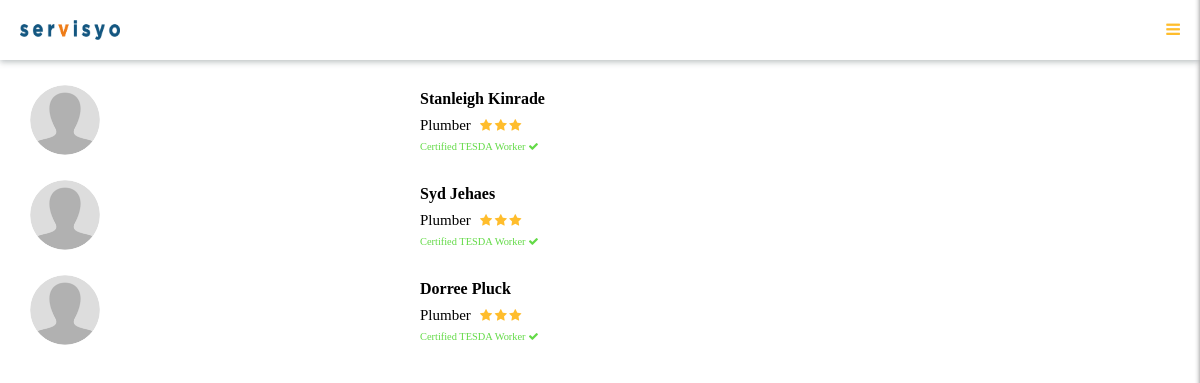
The app's page /search-results (signed in) with its own data.
### app/models.py (models this page shows, shortened)
class User(db.Model, UserMixin):
    __tablename__ = 'users'
    first_name = db.Column(db.String)
    last_name = db.Column(db.String)
    phone = db.Column(db.String)
    email = db.Column(db.String, primary_key=True)
    gender = db.Column(db.String)
    profession = db.Column(db.String)
    confirmation = db.Column(db.Boolean)
    geolat = db.Column(db.String)
    geolng = db.Column(db.String)
    _password = db.Column(db.String)
    @hybrid_property
    def password(self):
        return self._password

### app/views/main.py (the view)
@app.route('/search-results')
def searh_results():
    results = [
        {
            "first_name": "Stanleigh",
            "last_name": "Kinrade",
            "gender": "M",
            "profession": "Plumber",
            "needs": "Plumber",
            "lat": 14.553783,
            "lng": 120.992063,
            "email": "welder@gmail.com"
        },
        {
            "first_name": "Syd",
            "last_name": "Jehaes",
            "gender": "M",
            "profession": "Plumber",
            "needs": "Plumber",
            "lat": 14.551825,
            "lng": 120.991383,
            "email": "syd@gmail.com"
        },
        {
            "first_name": "Dorree",
            "last_name": "Pluck",
            "gender": "F",
            "profession": "Plumber",
            "needs": "Housekeeper",
            "lat": 14.552051,
            "lng": 120.992116,
            "email": "dorree@gmail.com"
        }
    ]
    return render_template('pages/search-results.html', title='Search Results', results=results)

### app/__init__.py (called while the page is built)
@login_manager.user_loader
def load_user(email):
    return User.query.filter(User.email == email).first()

### app/templates/pages/search-results.html
{% extends "./layout/base.html" %}
{% block content %}
<link rel="stylesheet" href="{{ url_for('static', filename='css/search-result.css') }}"/>
<section class="search-results-section">
	<div class="container">
		{% for user in results %}
			<a href="/user/profile/{{user.email}}">
				<div class="row" style="margin-bottom: 10px;">
					<div class="col-xs-4" style="padding-top: 5px;">
						<img class="img-responsive img-circle" src={{ url_for('static', filename='img/dp.png') }}>
					</div>
					<div class="col-xs-8">
						<h3><strong>{{ user.first_name }} {{ user.last_name }}</strong></h3>
						<span style="font-size: 15px; margin: 0; font-family: Montserrat; color: #000;">{{ user.profession }}</span>&nbsp;&nbsp; <span style="color: #FFBD2C; font-size: 13px;">
							<i class="fa fa-star" aria-hidden="true"></i>
							<i class="fa fa-star" aria-hidden="true"></i>
							<i class="fa fa-star" aria-hidden="true"></i>
						</span>
						<h3 style="margin: 0;"><small style="color: #63da47;"">Certified TESDA Worker <i class="fa fa-check"></i></small></h3>
					</div>
				</div>
			</a>
		{% endfor %}
	</div>
</section>
{% endblock %}

### app/static/css/component.css (style rules this page uses)
.cbp-spmenu-push { overflow-x: hidden; position: relative; left: 0; }
.cbp-spmenu, .cbp-spmenu-push { -webkit-transition: all 0.3s ease; -moz-transition: all 0.3s ease; transition: all 0.3s ease; }

### app/static/css/default.css (style rules this page uses)
body, html { font-size: 100%; padding: 0; margin: 0; }
*, *:after, *:before { -webkit-box-sizing: border-box; -moz-box-sizing: border-box; box-sizing: border-box; }
body { font-family: 'Lato', Calibri, Arial, sans-serif; color: #47a3da; }
a { color: #f0f0f0; text-decoration: none; }

### app/static/css/search-result.css (style rules this page uses)
img { margin-top: 10px; width: 70px; height: 70px; }
h3 { font-family: Montserrat; margin-bottom: 5px; font-weight: bold; color: #000; font-size: 16px; }
.search-results-section { padding: 10px; }

### records on screen
User: shows a picture, first_name "Stanleigh", last_name "Kinrade", profession "Plumber", first_name "Syd", last_name "Jehaes", first_name "Dorree", last_name "Pluck"
